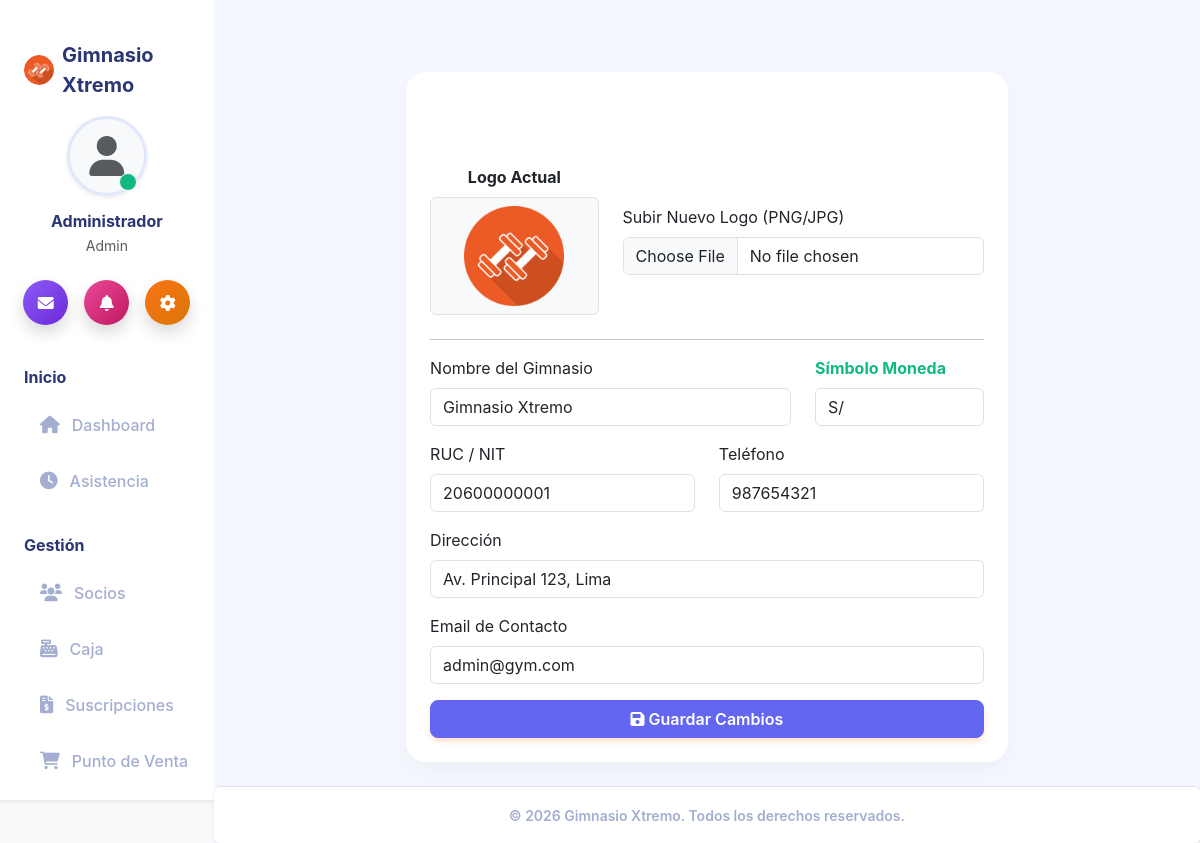
/configuracion/index (signed in), run on the app's committed database.
### tables this page shows
CREATE TABLE IF NOT EXISTS `configuracion` (
  `id` int NOT NULL,
  `nombre_sistema` varchar(100) DEFAULT NULL,
  `ruc` varchar(20) DEFAULT NULL,
  `direccion` varchar(255) DEFAULT NULL,
  `telefono` varchar(20) DEFAULT NULL,
  `email` varchar(100) DEFAULT NULL,
  `logo` varchar(255) DEFAULT NULL,
  `moneda` varchar(10) DEFAULT '$',
  PRIMARY KEY (`id`)
);

### app/controllers/ConfiguracionController.php (called while the page is built, shortened)
<?php
require_once '../app/models/Configuracion.php';
class ConfiguracionController {
    public function index() {
        $configModel = new Configuracion();
        $datos = $configModel->obtenerDatos();
        require_once '../app/views/configuracion/index.php';
    }
}

### app/models/Configuracion.php (called while the page is built, shortened)
<?php
class Configuracion {
    private $conn;
    private $table_name = "configuracion";
    public function __construct() {
        $database = new Database();
        $this->conn = $database->getConnection();
    }
    public function obtenerDatos() {
        $query = "SELECT * FROM " . $this->table_name . " WHERE id = 1 LIMIT 1";
        $stmt = $this->conn->prepare($query);
        $stmt->execute();
        return $stmt->fetch(PDO::FETCH_ASSOC);
    }
    public static function getInfo() {
        $database = new Database();
        $conn = $database->getConnection();
        $query = "SELECT * FROM configuracion WHERE id = 1 LIMIT 1";
        $stmt = $conn->prepare($query);
        $stmt->execute();
        return $stmt->fetch(PDO::FETCH_ASSOC);
    }
}

### app/config/Database.php (called while the page is built, shortened)
<?php
class Database {
    private $host = 'localhost';
    private $db_name = 'gym_system';
    private $username = 'root';
    private $password = '';
    public function getConnection() {
        $this->conn = null;
        try {
            $this->conn = new PDO("mysql:host=" . $this->host . ";dbname=" . $this->db_name, $this->username, $this->password);
            $this->conn->exec("set names utf8");
            $this->conn->setAttribute(PDO::ATTR_ERRMODE, PDO::ERRMODE_EXCEPTION);
        } catch(PDOException $exception) {
            echo "Error de conexión: " . $exception->getMessage();
        }
        return $this->conn;
    }
}

### app/views/configuracion/index.php (the view, shortened to what this page needs)
<!DOCTYPE html>
<html lang="es">
<head>
    <link href="https://cdn.jsdelivr.net/npm/bootstrap@5.3.0/dist/css/bootstrap.min.css" rel="stylesheet">
    <link rel="stylesheet" href="https://cdnjs.cloudflare.com/ajax/libs/font-awesome/6.0.0/css/all.min.css">
</head>
<body class="bg-light">
    <?php require_once '../app/views/inc/navbar.php'; ?>
    <div class="container mt-5">
        <div class="row justify-content-center">
            <div class="col-md-8">
                <div class="card shadow">
                    <div class="card-header bg-dark text-white">
                        <h4><i class="fas fa-cogs"></i> Datos de la Empresa</h4>
                    </div>
                    <div class="card-body">
                        <form action="/configuracion/actualizar" method="POST" enctype="multipart/form-data">
                            <div class="row mb-4 align-items-center">
                                <div class="col-md-4 text-center">
                                    <label class="fw-bold mb-2">Logo Actual</label>
                                    <div class="border p-2 bg-light rounded">
                                        <?php if(!empty($datos['logo'])): ?>
                                            <img src="/img/<?= $datos['logo'] ?>?v=<?= time() ?>" class="img-fluid" style="max-height: 100px;">
                                        <?php else: ?>
                                            <p class="text-muted small py-3">Sin Logo</p>
                                        <?php endif; ?>
                                    </div>
                                </div>
                                <div class="col-md-8">
                                    <label class="form-label">Subir Nuevo Logo (PNG/JPG)</label>
                                    <input type="file" class="form-control" name="logo" accept="image/*">
                                </div>
                            </div>
                            <hr>
                            <div class="row">
                                <div class="col-md-8 mb-3">
                                    <label class="form-label">Nombre del Gimnasio</label>
                                    <input type="text" class="form-control" name="nombre" value="<?= $datos['nombre_sistema'] ?>" required>
                                </div>
                                <div class="col-md-4 mb-3">
                                    <label class="form-label fw-bold text-success">Símbolo Moneda</label>
                                    <input type="text" class="form-control" name="moneda" value="<?= $datos['moneda'] ?>" placeholder="Ej: $, S/, €" required>
                                </div>
                            </div>
                            <div class="row">
                                <div class="col-md-6 mb-3">
                                    <label class="form-label">RUC / NIT</label>
                                    <input type="text" class="form-control" name="ruc" value="<?= $datos['ruc'] ?>" required>
                                </div>
                                <div class="col-md-6 mb-3">
                                    <label class="form-label">Teléfono</label>
                                    <input type="text" class="form-control" name="telefono" value="<?= $datos['telefono'] ?>">
                                </div>
                            </div>
                            <div class="mb-3">
                                <label class="form-label">Dirección</label>
                                <input type="text" class="form-control" name="direccion" value="<?= $datos['direccion'] ?>">
                            </div>
                            <div class="mb-3">
                                <label class="form-label">Email de Contacto</label>
                                <input type="text" class="form-control" name="email" value="<?= $datos['email'] ?>">
                            </div>
                            <div class="d-grid">
                                <button type="submit" class="btn btn-primary"><i class="fas fa-save"></i> Guardar Cambios</button>
                            </div>
                        </form>
                    </div>
                </div>
            </div>
        </div>
    </div>
    <?php require_once '../app/views/inc/footer.php'; ?>
</body>
</html>

### app/views/inc/navbar.php (shortened to what this page needs)
<?php
require_once __DIR__ . '/../../models/Configuracion.php';
$config = Configuracion::getInfo();
$_rolActual = $_SESSION['user_rol'] ?? '';
$current_uri = $_SERVER['REQUEST_URI'] ?? '';
$is_active = function($path) use ($current_uri) {
    if ($path === '/home/index') {
        return ($current_uri === '/' || strpos($current_uri, '/home') === 0) ? 'active' : '';
    }
    return strpos($current_uri, $path) === 0 ? 'active' : '';
};
?>
<link rel="stylesheet" href="/css/gym-theme.css?v=<?= time() ?>">
<div class="d-flex" id="wrapper">
    <div class="bg-white shadow-sm" id="sidebar-wrapper">
        <div class="sidebar-heading p-4 d-flex align-items-center justify-content-center">
            <?php if(!empty($config['logo'])): ?>
                <img src="/img/<?= $config['logo'] ?>?v=<?= time() ?>"
                     alt="Logo" width="30" height="30"
                     class="d-inline-block align-text-top rounded-circle me-2">
            <?php endif; ?>
            <span class="fs-5 fw-bold text-dark tracking-wider"><?= $config['nombre_sistema'] ?></span>
        </div>
        <div class="text-center mt-3 mb-4 px-4">
            <div class="position-relative d-inline-block mb-3">
                <div class="bg-light rounded-circle shadow-sm d-flex align-items-center justify-content-center mx-auto" style="width: 80px; height: 80px; border: 3px solid #E0E7FF;">
                    <i class="fas fa-user text-muted" style="font-size: 2.5rem;"></i>
                </div>
                <span class="position-absolute bottom-0 end-0 p-2 bg-success border border-light rounded-circle" style="transform: translate(-10px, -5px);"></span>
            </div>
            <h6 class="fw-bold text-dark mb-1"><?= $_SESSION['user_name'] ?? 'Usuario' ?></h6>
            <p class="text-muted small mb-0"><?= ucfirst($_SESSION['user_rol'] ?? 'Invitado') ?></p>
        </div>
        <div class="d-flex justify-content-center gap-3 mb-4 px-3">
            <a href="/notificaciones/index" class="btn btn-primary rounded-circle shadow p-0 d-flex align-items-center justify-content-center" style="width: 45px; height: 45px; background: linear-gradient(135deg, #8B5CF6, #6D28D9); border:none;">
                <i class="fas fa-envelope text-white"></i>
            </a>
            <a href="/asistencia/index" class="btn rounded-circle shadow p-0 d-flex align-items-center justify-content-center" style="width: 45px; height: 45px; background: linear-gradient(135deg, #EC4899, #BE185D); border:none;">
                <i class="fas fa-bell text-white"></i>
            </a>
            <a href="/configuracion/index" class="btn rounded-circle shadow p-0 d-flex align-items-center justify-content-center" style="width: 45px; height: 45px; background: linear-gradient(135deg, #F97316, #D97706); border:none;">
                <i class="fas fa-cog text-white"></i>
            </a>
        </div>
        <div id="sidebar-nav-scroll">
            <div class="list-group list-group-flush mt-2 px-2">
                <p class="text-dark fw-bold ms-3 mt-2 mb-2 fs-6">Inicio</p>
                <a class="list-group-item list-group-item-action rounded mb-1 <?= $is_active('/home') ?>" href="/home/index">
                    <i class="fas fa-home w-20px text-center"></i> Dashboard
                </a>
                <a class="list-group-item list-group-item-action rounded mb-1 <?= $is_active('/asistencia') ?>" href="/asistencia/index">
                    <i class="fas fa-clock w-20px text-center"></i> Asistencia
                </a>
                <p class="text-dark fw-bold ms-3 mt-4 mb-2 fs-6">Gestión</p>
                <a class="list-group-item list-group-item-action rounded mb-1 <?= $is_active('/socios') ?>" href="/socios/index">
                    <i class="fas fa-users w-20px text-center"></i> Socios
                </a>
                <?php if($_rolActual === 'admin' || $_rolActual === 'recepcionista'): ?>
                    <a class="list-group-item list-group-item-action rounded mb-1 <?= $is_active('/caja') ?>" href="/caja/index">
                        <i class="fas fa-cash-register w-20px text-center"></i> Caja
                    </a>
                    <a class="list-group-item list-group-item-action rounded mb-1 <?= $is_active('/suscripciones') ?>" href="/suscripciones/index">
                        <i class="fas fa-file-invoice-dollar w-20px text-center"></i> Suscripciones
                    </a>
                    <a class="list-group-item list-group-item-action rounded mb-1 <?= $is_active('/pos') ?>" href="/pos/index">
                        <i class="fas fa-shopping-cart w-20px text-center"></i> Punto de Venta
                    </a>
                    <a class="list-group-item list-group-item-action rounded mb-1 <?= $is_active('/notificaciones') ?>" href="/notificaciones/index">
                    </a>
                <?php endif; ?>
            </div>
        </div>
    </div>
    <div id="page-content-wrapper" class="d-flex flex-column" style="min-height: 100vh; background-color: var(--gym-bg-light);">
        <div class="container-fluid p-4 flex-grow-1">

### app/views/inc/footer.php (shortened to what this page needs)
        </div>
        <footer class="bg-white border-top text-center py-3 mt-auto shadow-sm text-secondary rounded">
            <small class="fw-semibold">&copy; <?= date('Y') ?> <?= $config['nombre_sistema'] ?>. Todos los derechos reservados.</small>
        </footer>
    </div>
</div>
</body>
</html>

### public/css/gym-theme.css (style rules this page uses)
:root { --gym-primary: #6366F1; --gym-primary-hover: #4F46E5; --gym-primary-light: #E0E7FF; --gym-secondary: #3B82F6; --gym-success: #10B981; --gym-warning: #F59E0B; --gym-danger: #EF4444; --gym-info: #0EA5E9; --gym-dark: #2B3674; --gym-darker: #1A2035; --gym-gray-800: #1F2937; --gym-gray-700: #374151; --gym-gray-600: #4B5563; --gym-bg-light: #F4F7FE; --gym-bg-white: #FFFFFF; --gym-text-dark: #2B3674; --gym-text-muted: #A3AED0; --gym-text-light: #FFFFFF; --grad-purple: linear-gradient(to right, #8B5CF6, #6D28D9); --grad-pink: linear-gradient(to right, #EC4899, #BE185D); --grad-orange: linear-gradient(to right, #F97316, #D97706); --grad-teal: linear-gradient(to right, #14B8A6, #0D9488); --shadow-soft: 0 10px 20px rgba(0,0,0,0.03); }
body { background-color: var(--gym-bg-light) !important; font-family: 'Inter', 'Segoe UI', Roboto, 'Helvetica Neue', Arial, sans-serif; color: var(--gym-text-dark); }
.bg-success { background-color: var(--gym-success) !important; }
.bg-dark { background-color: var(--gym-dark) !important; }
.text-secondary { color: var(--gym-text-muted) !important; }
.text-success { color: var(--gym-success) !important; }
.text-dark { color: var(--gym-text-dark) !important; }
.btn-primary { background-color: var(--gym-primary) !important; border-color: var(--gym-primary) !important; color: var(--gym-text-light) !important; box-shadow: 0 4px 6px -1px rgba(249, 115, 22, 0.2), 0 2px 4px -1px rgba(249, 115, 22, 0.1); }
.btn { font-weight: 600; border-radius: 8px; transition: all 0.2s ease-in-out; }
.card { border: none !important; border-radius: 20px !important; box-shadow: var(--shadow-soft) !important; background-color: var(--gym-bg-white); transition: transform 0.2s ease, box-shadow 0.2s ease; }
.card-header { background-color: transparent !important; border-bottom: none !important; padding: 1.5rem 1.5rem 0.5rem 1.5rem !important; border-top-left-radius: 20px !important; border-top-right-radius: 20px !important; }
.card-body { padding: 1.5rem !important; }
#sidebar-wrapper { background: var(--gym-bg-white) !important; box-shadow: 5px 0 20px rgba(0,0,0,0.02); border-right: none; padding-top: 1rem; display: flex; flex-direction: column; height: 100vh; overflow: hidden; }
#sidebar-nav-scroll { overflow-y: auto; flex: 1 1 auto; min-height: 0; padding-bottom: 1rem; }
#sidebar-wrapper .sidebar-heading { background-color: var(--gym-bg-white) !important; color: var(--gym-text-dark) !important; border-bottom: none !important; padding-bottom: 0 !important; }
#sidebar-wrapper .list-group-item { background-color: transparent !important; color: var(--gym-text-muted) !important; font-weight: 500; border: none !important; margin: 0.2rem 1rem !important; border-radius: 12px !important; padding: 0.8rem 1rem; display: flex; align-items: center; }
#sidebar-wrapper .list-group-item i { color: var(--gym-text-muted) !important; transition: color 0.2s; font-size: 1.1rem; margin-right: 12px; }

### app/views/inc/navbar.php (style rules this page uses)
#sidebar-wrapper { width: 260px; transition: margin .25s ease-out; }
#page-content-wrapper { width: 100%; min-width: 0; transition: all 0.2s ease-out; }

### data on the page
configuracion: logo (picture), nombre_sistema "Gimnasio Xtremo", nombre "Gimnasio Xtremo", moneda "S/", ruc "20600000001", telefono "987654321", direccion "Av. Principal 123, Lima", email "admin@gym.com"

### other printed values
$_SESSION['user_name'] "Administrador"
$_SESSION['user_rol'] "Admin"
